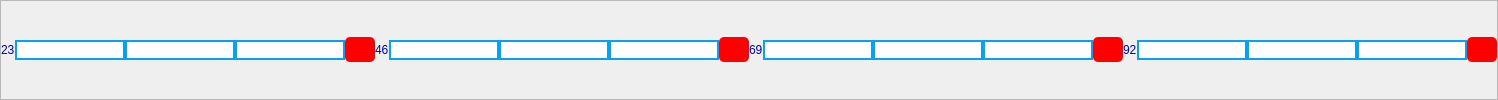
           <widget class="QFrame" name="frame_8">
            <property name="frameShape">
             <enum>QFrame::StyledPanel</enum>
            </property>
            <property name="frameShadow">
             <enum>QFrame::Raised</enum>
            </property>
            <layout class="QHBoxLayout" name="horizontalLayout_90">
             <property name="spacing">
              <number>0</number>
             </property>
             <property name="leftMargin">
              <number>0</number>
             </property>
             <property name="topMargin">
              <number>0</number>
             </property>
             <property name="rightMargin">
              <number>0</number>
             </property>
             <property name="bottomMargin">
              <number>0</number>
             </property>
             <item>
              <widget class="QLabel" name="label_11">
               <property name="styleSheet">
                <string notr="true">color:rgb(0, 0, 173); 
font: 75 8pt &quot;MS Shell Dlg 2&quot;;</string>
               </property>
               <property name="text">
                <string>23</string>
               </property>
              </widget>
             </item>
             <item>
              <widget class="QLineEdit" name="lineEdit_31">
               <property name="styleSheet">
                <string notr="true">border: 2px solid  rgb(5, 161, 245); 
background-color: rgb(255, 255, 255);
</string>
               </property>
              </widget>
             </item>
             <item>
              <widget class="QLineEdit" name="lineEdit_32">
               <property name="styleSheet">
                <string notr="true">border: 2px solid  rgb(5, 161, 245); 
background-color: rgb(255, 255, 255);
</string>
               </property>
              </widget>
             </item>
             <item>
              <widget class="QLineEdit" name="lineEdit_33">
               <property name="styleSheet">
                <string notr="true">border: 2px solid  rgb(5, 161, 245); 
background-color: rgb(255, 255, 255);
</string>
               </property>
              </widget>
             </item>
             <item>
              <widget class="QPushButton" name="pushButton_81">
               <property name="minimumSize">
                <size>
                 <width>0</width>
                 <height>25</height>
                </size>
               </property>
               <property name="maximumSize">
                <size>
                 <width>30</width>
                 <height>16777215</height>
                </size>
               </property>
               <property name="styleSheet">
                <string notr="true">background-color: rgb(0, 0, 0);
background-color: rgb(255, 0, 0);
border-radius: 5px;</string>
               </property>
               <property name="text">
                <string/>
               </property>
              </widget>
             </item>
             <item>
              <widget class="QLabel" name="label_12">
               <property name="styleSheet">
                <string notr="true">color:rgb(0, 0, 173); 
font: 75 8pt &quot;MS Shell Dlg 2&quot;;</string>
               </property>
               <property name="text">
                <string>46</string>
               </property>
              </widget>
             </item>
             <item>
              <widget class="QLineEdit" name="lineEdit_34">
               <property name="styleSheet">
                <string notr="true">border: 2px solid  rgb(5, 161, 245); 
background-color: rgb(255, 255, 255);
</string>
               </property>
              </widget>
             </item>
             <item>
              <widget class="QLineEdit" name="lineEdit_35">
               <property name="styleSheet">
                <string notr="true">border: 2px solid  rgb(5, 161, 245); 
background-color: rgb(255, 255, 255);
</string>
               </property>
              </widget>
             </item>
             <item>
              <widget class="QLineEdit" name="lineEdit_36">
               <property name="styleSheet">
                <string notr="true">border: 2px solid  rgb(5, 161, 245); 
background-color: rgb(255, 255, 255);
</string>
               </property>
              </widget>
             </item>
             <item>
              <widget class="QPushButton" name="pushButton_82">
               <property name="minimumSize">
                <size>
                 <width>0</width>
                 <height>25</height>
                </size>
               </property>
               <property name="maximumSize">
                <size>
                 <width>30</width>
                 <height>16777215</height>
                </size>
               </property>
               <property name="styleSheet">
                <string notr="true">background-color: rgb(0, 0, 0);
background-color: rgb(255, 0, 0);
border-radius: 5px;</string>
               </property>
               <property name="text">
                <string/>
               </property>
              </widget>
             </item>
             <item>
              <widget class="QLabel" name="label_13">
               <property name="styleSheet">
                <string notr="true">color:rgb(0, 0, 173); 
font: 75 8pt &quot;MS Shell Dlg 2&quot;;</string>
               </property>
               <property name="text">
                <string>69</string>
               </property>
              </widget>
             </item>
             <item>
              <widget class="QLineEdit" name="lineEdit_37">
               <property name="styleSheet">
                <string notr="true">border: 2px solid  rgb(5, 161, 245); 
background-color: rgb(255, 255, 255);
</string>
               </property>
              </widget>
             </item>
             <item>
              <widget class="QLineEdit" name="lineEdit_38">
               <property name="styleSheet">
                <string notr="true">border: 2px solid  rgb(5, 161, 245); 
background-color: rgb(255, 255, 255);
</string>
               </property>
              </widget>
             </item>
             <item>
              <widget class="QLineEdit" name="lineEdit_39">
               <property name="styleSheet">
                <string notr="true">border: 2px solid  rgb(5, 161, 245); 
background-color: rgb(255, 255, 255);
</string>
               </property>
              </widget>
             </item>
             <item>
              <widget class="QPushButton" name="pushButton_83">
               <property name="minimumSize">
                <size>
                 <width>0</width>
                 <height>25</height>
                </size>
               </property>
               <property name="maximumSize">
                <size>
                 <width>30</width>
                 <height>16777215</height>
                </size>
               </property>
               <property name="styleSheet">
                <string notr="true">background-color: rgb(0, 0, 0);
background-color: rgb(255, 0, 0);
border-radius: 5px;</string>
               </property>
               <property name="text">
                <string/>
               </property>
              </widget>
             </item>
             <item>
              <widget class="QLabel" name="label_306">
               <property name="styleSheet">
                <string notr="true">color:rgb(0, 0, 173); 
font: 75 8pt &quot;MS Shell Dlg 2&quot;;</string>
               </property>
               <property name="text">
                <string>92</string>
               </property>
              </widget>
             </item>
             <item>
              <widget class="QLineEdit" name="lineEdit_918">
               <property name="styleSheet">
                <string notr="true">border: 2px solid  rgb(5, 161, 245); 
background-color: rgb(255, 255, 255);
</string>
               </property>
              </widget>
             </item>
             <item>
              <widget class="QLineEdit" name="lineEdit_916">
               <property name="styleSheet">
                <string notr="true">border: 2px solid  rgb(5, 161, 245); 
background-color: rgb(255, 255, 255);
</string>
               </property>
              </widget>
             </item>
             <item>
              <widget class="QLineEdit" name="lineEdit_917">
               <property name="styleSheet">
                <string notr="true">border: 2px solid  rgb(5, 161, 245); 
background-color: rgb(255, 255, 255);
</string>
               </property>
              </widget>
             </item>
             <item>
              <widget class="QPushButton" name="pushButton_376">
               <property name="minimumSize">
                <size>
                 <width>0</width>
                 <height>25</height>
                </size>
               </property>
               <property name="maximumSize">
                <size>
                 <width>30</width>
                 <height>16777215</height>
                </size>
               </property>
               <property name="styleSheet">
                <string notr="true">background-color: rgb(0, 0, 0);
background-color: rgb(255, 0, 0);
border-radius: 5px;</string>
               </property>
               <property name="text">
                <string/>
               </property>
              </widget>
             </item>
            </layout>
           </widget>
